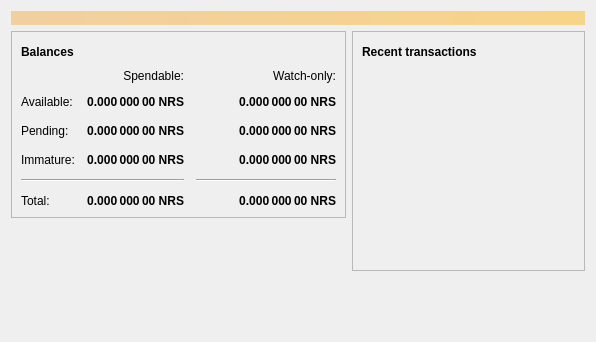
<?xml version="1.0" encoding="UTF-8"?>
<ui version="4.0">
 <class>OverviewPage</class>
 <widget class="QWidget" name="OverviewPage">
  <property name="geometry">
   <rect>
    <x>0</x>
    <y>0</y>
    <width>596</width>
    <height>342</height>
   </rect>
  </property>
  <property name="windowTitle">
   <string>Form</string>
  </property>
  <layout class="QVBoxLayout" name="topLayout">
   <item>
    <widget class="QLabel" name="labelAlerts">
     <property name="visible">
      <bool>false</bool>
     </property>
     <property name="styleSheet">
      <string notr="true">background-color: qlineargradient(x1: 0, y1: 0, x2: 1, y2: 0, stop:0 #F0D0A0, stop:1 #F8D488); color:#000000;</string>
     </property>
     <property name="wordWrap">
      <bool>true</bool>
     </property>
     <property name="margin">
      <number>3</number>
     </property>
    </widget>
   </item>
   <item>
    <layout class="QHBoxLayout" name="horizontalLayout" stretch="1,1">
     <item>
      <layout class="QVBoxLayout" name="verticalLayout_2">
       <item>
        <widget class="QFrame" name="frame">
         <property name="frameShape">
          <enum>QFrame::StyledPanel</enum>
         </property>
         <property name="frameShadow">
          <enum>QFrame::Raised</enum>
         </property>
         <layout class="QVBoxLayout" name="verticalLayout_4">
          <item>
           <layout class="QHBoxLayout" name="horizontalLayout_4">
            <item>
             <widget class="QLabel" name="label_5">
              <property name="font">
               <font>
                <weight>75</weight>
                <bold>true</bold>
               </font>
              </property>
              <property name="text">
               <string>Balances</string>
              </property>
             </widget>
            </item>
            <item>
             <widget class="QPushButton" name="labelWalletStatus">
              <property name="enabled">
               <bool>false</bool>
              </property>
              <property name="maximumSize">
               <size>
                <width>30</width>
                <height>16777215</height>
               </size>
              </property>
              <property name="toolTip">
               <string>The displayed information may be out of date. Your wallet automatically synchronizes with the NoirShares network after a connection is established, but this process has not completed yet.</string>
              </property>
              <property name="text">
               <string/>
              </property>
              <property name="icon">
               <iconset resource="../noirshares.qrc">
                <normaloff>:/icons/warning</normaloff>
                <disabledoff>:/icons/warning</disabledoff>:/icons/warning</iconset>
              </property>
              <property name="iconSize">
               <size>
                <width>24</width>
                <height>24</height>
               </size>
              </property>
              <property name="flat">
               <bool>true</bool>
              </property>
             </widget>
            </item>
            <item>
             <spacer name="horizontalSpacer_3">
              <property name="orientation">
               <enum>Qt::Horizontal</enum>
              </property>
              <property name="sizeHint" stdset="0">
               <size>
                <width>40</width>
                <height>20</height>
               </size>
              </property>
             </spacer>
            </item>
           </layout>
          </item>
          <item>
           <layout class="QGridLayout" name="gridLayout">
            <property name="spacing">
             <number>12</number>
            </property>
            <item row="2" column="2">
             <widget class="QLabel" name="labelWatchPending">
              <property name="font">
               <font>
                <weight>75</weight>
                <bold>true</bold>
               </font>
              </property>
              <property name="cursor">
               <cursorShape>IBeamCursor</cursorShape>
              </property>
              <property name="toolTip">
               <string>Unconfirmed transactions to watch-only addresses</string>
              </property>
              <property name="text">
               <string notr="true">0.000 000 00 NRS</string>
              </property>
              <property name="alignment">
               <set>Qt::AlignRight|Qt::AlignTrailing|Qt::AlignVCenter</set>
              </property>
              <property name="textInteractionFlags">
               <set>Qt::LinksAccessibleByMouse|Qt::TextSelectableByKeyboard|Qt::TextSelectableByMouse</set>
              </property>
             </widget>
            </item>
            <item row="2" column="1">
             <widget class="QLabel" name="labelUnconfirmed">
              <property name="font">
               <font>
                <weight>75</weight>
                <bold>true</bold>
               </font>
              </property>
              <property name="cursor">
               <cursorShape>IBeamCursor</cursorShape>
              </property>
              <property name="toolTip">
               <string>Total of transactions that have yet to be confirmed, and do not yet count toward the spendable balance</string>
              </property>
              <property name="text">
               <string notr="true">0.000 000 00 NRS</string>
              </property>
              <property name="alignment">
               <set>Qt::AlignRight|Qt::AlignTrailing|Qt::AlignVCenter</set>
              </property>
              <property name="textInteractionFlags">
               <set>Qt::LinksAccessibleByMouse|Qt::TextSelectableByKeyboard|Qt::TextSelectableByMouse</set>
              </property>
             </widget>
            </item>
            <item row="3" column="2">
             <widget class="QLabel" name="labelWatchImmature">
              <property name="font">
               <font>
                <weight>75</weight>
                <bold>true</bold>
               </font>
              </property>
              <property name="cursor">
               <cursorShape>IBeamCursor</cursorShape>
              </property>
              <property name="toolTip">
               <string>Mined balance in watch-only addresses that has not yet matured</string>
              </property>
              <property name="text">
               <string notr="true">0.000 000 00 NRS</string>
              </property>
              <property name="alignment">
               <set>Qt::AlignRight|Qt::AlignTrailing|Qt::AlignVCenter</set>
              </property>
              <property name="textInteractionFlags">
               <set>Qt::LinksAccessibleByMouse|Qt::TextSelectableByKeyboard|Qt::TextSelectableByMouse</set>
              </property>
             </widget>
            </item>
            <item row="4" column="0" colspan="2">
             <widget class="Line" name="line">
              <property name="orientation">
               <enum>Qt::Horizontal</enum>
              </property>
             </widget>
            </item>
            <item row="4" column="2">
             <widget class="Line" name="lineWatchBalance">
              <property name="sizePolicy">
               <sizepolicy hsizetype="Preferred" vsizetype="Fixed">
                <horstretch>0</horstretch>
                <verstretch>0</verstretch>
               </sizepolicy>
              </property>
              <property name="minimumSize">
               <size>
                <width>140</width>
                <height>0</height>
               </size>
              </property>
              <property name="orientation">
               <enum>Qt::Horizontal</enum>
              </property>
             </widget>
            </item>
            <item row="5" column="0">
             <widget class="QLabel" name="labelTotalText">
              <property name="text">
               <string>Total:</string>
              </property>
             </widget>
            </item>
            <item row="3" column="1">
             <widget class="QLabel" name="labelImmature">
              <property name="font">
               <font>
                <weight>75</weight>
                <bold>true</bold>
               </font>
              </property>
              <property name="cursor">
               <cursorShape>IBeamCursor</cursorShape>
              </property>
              <property name="toolTip">
               <string>Mined balance that has not yet matured</string>
              </property>
              <property name="text">
               <string notr="true">0.000 000 00 NRS</string>
              </property>
              <property name="alignment">
               <set>Qt::AlignRight|Qt::AlignTrailing|Qt::AlignVCenter</set>
              </property>
              <property name="textInteractionFlags">
               <set>Qt::LinksAccessibleByMouse|Qt::TextSelectableByKeyboard|Qt::TextSelectableByMouse</set>
              </property>
             </widget>
            </item>
            <item row="2" column="3">
             <spacer name="horizontalSpacer_2">
              <property name="orientation">
               <enum>Qt::Horizontal</enum>
              </property>
              <property name="sizeHint" stdset="0">
               <size>
                <width>40</width>
                <height>20</height>
               </size>
              </property>
             </spacer>
            </item>
            <item row="3" column="0">
             <widget class="QLabel" name="labelImmatureText">
              <property name="text">
               <string>Immature:</string>
              </property>
             </widget>
            </item>
            <item row="5" column="1">
             <widget class="QLabel" name="labelTotal">
              <property name="font">
               <font>
                <weight>75</weight>
                <bold>true</bold>
               </font>
              </property>
              <property name="cursor">
               <cursorShape>IBeamCursor</cursorShape>
              </property>
              <property name="toolTip">
               <string>Your current total balance</string>
              </property>
              <property name="text">
               <string notr="true">0.000 000 00 NRS</string>
              </property>
              <property name="alignment">
               <set>Qt::AlignRight|Qt::AlignTrailing|Qt::AlignVCenter</set>
              </property>
              <property name="textInteractionFlags">
               <set>Qt::LinksAccessibleByMouse|Qt::TextSelectableByKeyboard|Qt::TextSelectableByMouse</set>
              </property>
             </widget>
            </item>
            <item row="5" column="2">
             <widget class="QLabel" name="labelWatchTotal">
              <property name="font">
               <font>
                <weight>75</weight>
                <bold>true</bold>
               </font>
              </property>
              <property name="cursor">
               <cursorShape>IBeamCursor</cursorShape>
              </property>
              <property name="toolTip">
               <string>Current total balance in watch-only addresses</string>
              </property>
              <property name="text">
               <string notr="true">0.000 000 00 NRS</string>
              </property>
              <property name="alignment">
               <set>Qt::AlignRight|Qt::AlignTrailing|Qt::AlignVCenter</set>
              </property>
              <property name="textInteractionFlags">
               <set>Qt::LinksAccessibleByMouse|Qt::TextSelectableByKeyboard|Qt::TextSelectableByMouse</set>
              </property>
             </widget>
            </item>
            <item row="0" column="2">
             <widget class="QLabel" name="labelWatchonly">
              <property name="text">
               <string>Watch-only:</string>
              </property>
              <property name="alignment">
               <set>Qt::AlignRight|Qt::AlignTrailing|Qt::AlignVCenter</set>
              </property>
             </widget>
            </item>
            <item row="1" column="0">
             <widget class="QLabel" name="labelBalanceText">
              <property name="text">
               <string>Available:</string>
              </property>
             </widget>
            </item>
            <item row="1" column="1">
             <widget class="QLabel" name="labelBalance">
              <property name="font">
               <font>
                <weight>75</weight>
                <bold>true</bold>
               </font>
              </property>
              <property name="cursor">
               <cursorShape>IBeamCursor</cursorShape>
              </property>
              <property name="toolTip">
               <string>Your current spendable balance</string>
              </property>
              <property name="text">
               <string notr="true">0.000 000 00 NRS</string>
              </property>
              <property name="alignment">
               <set>Qt::AlignRight|Qt::AlignTrailing|Qt::AlignVCenter</set>
              </property>
              <property name="textInteractionFlags">
               <set>Qt::LinksAccessibleByMouse|Qt::TextSelectableByKeyboard|Qt::TextSelectableByMouse</set>
              </property>
             </widget>
            </item>
            <item row="1" column="2">
             <widget class="QLabel" name="labelWatchAvailable">
              <property name="font">
               <font>
                <weight>75</weight>
                <bold>true</bold>
               </font>
              </property>
              <property name="cursor">
               <cursorShape>IBeamCursor</cursorShape>
              </property>
              <property name="toolTip">
               <string>Your current balance in watch-only addresses</string>
              </property>
              <property name="text">
               <string notr="true">0.000 000 00 NRS</string>
              </property>
              <property name="alignment">
               <set>Qt::AlignRight|Qt::AlignTrailing|Qt::AlignVCenter</set>
              </property>
              <property name="textInteractionFlags">
               <set>Qt::LinksAccessibleByMouse|Qt::TextSelectableByKeyboard|Qt::TextSelectableByMouse</set>
              </property>
             </widget>
            </item>
            <item row="2" column="0">
             <widget class="QLabel" name="labelPendingText">
              <property name="text">
               <string>Pending:</string>
              </property>
             </widget>
            </item>
            <item row="0" column="1">
             <widget class="QLabel" name="labelSpendable">
              <property name="text">
               <string>Spendable:</string>
              </property>
              <property name="alignment">
               <set>Qt::AlignRight|Qt::AlignTrailing|Qt::AlignVCenter</set>
              </property>
             </widget>
            </item>
           </layout>
          </item>
         </layout>
        </widget>
       </item>
       <item>
        <spacer name="verticalSpacer">
         <property name="orientation">
          <enum>Qt::Vertical</enum>
         </property>
         <property name="sizeHint" stdset="0">
          <size>
           <width>20</width>
           <height>40</height>
          </size>
         </property>
        </spacer>
       </item>
      </layout>
     </item>
     <item>
      <layout class="QVBoxLayout" name="verticalLayout_3">
       <item>
        <widget class="QFrame" name="frame_2">
         <property name="frameShape">
          <enum>QFrame::StyledPanel</enum>
         </property>
         <property name="frameShadow">
          <enum>QFrame::Raised</enum>
         </property>
         <layout class="QVBoxLayout" name="verticalLayout">
          <item>
           <layout class="QHBoxLayout" name="horizontalLayout_2">
            <item>
             <widget class="QLabel" name="label_4">
              <property name="font">
               <font>
                <weight>75</weight>
                <bold>true</bold>
               </font>
              </property>
              <property name="text">
               <string>Recent transactions</string>
              </property>
             </widget>
            </item>
            <item>
             <widget class="QPushButton" name="labelTransactionsStatus">
              <property name="enabled">
               <bool>false</bool>
              </property>
              <property name="maximumSize">
               <size>
                <width>30</width>
                <height>16777215</height>
               </size>
              </property>
              <property name="toolTip">
               <string>The displayed information may be out of date. Your wallet automatically synchronizes with the NoirShares network after a connection is established, but this process has not completed yet.</string>
              </property>
              <property name="text">
               <string/>
              </property>
              <property name="icon">
               <iconset resource="../noirshares.qrc">
                <normaloff>:/icons/warning</normaloff>
                <disabledoff>:/icons/warning</disabledoff>:/icons/warning</iconset>
              </property>
              <property name="iconSize">
               <size>
                <width>24</width>
                <height>24</height>
               </size>
              </property>
              <property name="flat">
               <bool>true</bool>
              </property>
             </widget>
            </item>
            <item>
             <spacer name="horizontalSpacer">
              <property name="orientation">
               <enum>Qt::Horizontal</enum>
              </property>
              <property name="sizeHint" stdset="0">
               <size>
                <width>40</width>
                <height>20</height>
               </size>
              </property>
             </spacer>
            </item>
           </layout>
          </item>
          <item>
           <widget class="QListView" name="listTransactions">
            <property name="styleSheet">
             <string notr="true">QListView { background: transparent; }</string>
            </property>
            <property name="frameShape">
             <enum>QFrame::NoFrame</enum>
            </property>
            <property name="verticalScrollBarPolicy">
             <enum>Qt::ScrollBarAlwaysOff</enum>
            </property>
            <property name="horizontalScrollBarPolicy">
             <enum>Qt::ScrollBarAlwaysOff</enum>
            </property>
            <property name="selectionMode">
             <enum>QAbstractItemView::NoSelection</enum>
            </property>
           </widget>
          </item>
         </layout>
        </widget>
       </item>
       <item>
        <spacer name="verticalSpacer_2">
         <property name="orientation">
          <enum>Qt::Vertical</enum>
         </property>
         <property name="sizeHint" stdset="0">
          <size>
           <width>20</width>
           <height>40</height>
          </size>
         </property>
        </spacer>
       </item>
      </layout>
     </item>
    </layout>
   </item>
  </layout>
 </widget>
 <resources/>
 <connections/>
</ui>
